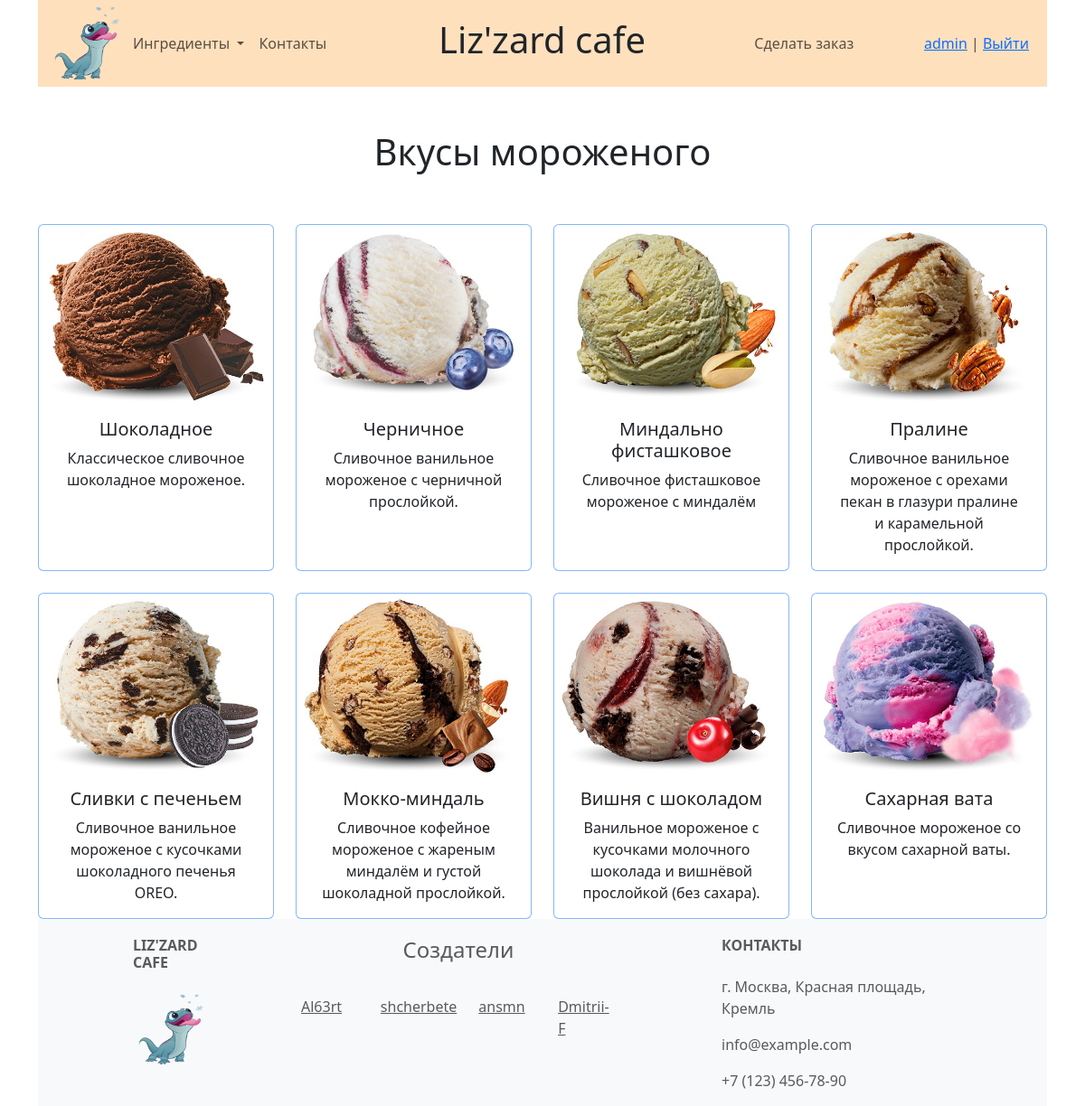
Page /ice_creams/ (signed in) on the committed database.
### icecream_bar/models.py (models this page shows, shortened)
class Flavor(models.Model):
    name = models.CharField(max_length=100)
    description = models.TextField()
    image = models.ImageField(upload_to='Flavor/', blank=True)
    price = models.PositiveIntegerField()

### icecream_bar/views.py (the view)
# urls.py: path('ice_creams/', views.IceCreamsListView.as_view(), name='ice_creams'),
class IceCreamsListView(ListView):
    model = Flavor
    template_name = 'icecream_bar/ice_creams_list.html'
    context_object_name = 'ice_creams_list'

### icecream_bar/templates/icecream_bar/ice_creams_list.html
{% extends 'base/base.html' %}
{% block content %}
    <div class="container text-center">
        <h1><br>Вкусы мороженого<br><br></h1>
        <div class="row row-cols-1 row-cols-md-4 g-4">
            {% for icecream in ice_creams_list %}
            <div class="col">
                <div class="card border-primary border-opacity-50 h-100 px-2 pt-1">
                  <img src="{{icecream.image.url}}" class="card-img-top">
                  <div class="card-body">
                    <h5 class="card-title">{{ icecream.name }}</h5>
                    <p class="card-text">{{ icecream.description }}</p>
                  </div>
                </div>
            </div>
            {% empty %}
            <p>Нет мороженого(.</p>
            {% endfor %}
        </div>
    </div>
{% endblock %}

### templates/base/nav.html (shortened to what this page needs)
<nav class="navbar navbar-expand-lg color-navbar">
  <div class="container-fluid">
    {% load static %}
    <div class="logo">
      <a href="/">
        <img src="{% static 'image/logo.png' %}" alt="Logo" class="navbar-logo-img">
      </a>
    </div>
    <div class="collapse navbar-collapse row" id="navbarNavDropdown">
        <div class="col-3">
          <ul class="navbar-nav">
            <li class="nav-item dropdown">
              <a class="nav-link dropdown-toggle" href="#" role="button" data-bs-toggle="dropdown" aria-expanded="false">
                Ингредиенты
              </a>
            <li class="nav-item">
              <a class="nav-link" href="/contacts/">Контакты</a>
            </li>
          </ul>
        </div>
        <div class="col-5 text-center">
          <h1><a href="/" class="text-decoration-none text-dark">Liz'zard cafe</a></h1>
        </div>
        <div class="col-2">
          <ul class="navbar-nav ms-auto mb-2 mb-lg-0">
            <li class="nav-item">
              <a class="nav-link" href="{% url 'icecream_bar:order_create' %}">Сделать заказ</a>
            </li>
          </ul>
        </div>
        <div class="col-2 d-flex justify-content-end">
          <ul class="navbar-nav ms-auto mb-2 mb-lg-0">
            <li class="nav-item">
            {% if user.is_authenticated %}
                <li class="nav-link">
                    <a href="{% url 'icecream_bar:profile' %}">{{user.username}}</a> |
                    <a href="{% url 'logout' %}">Выйти</a></li>
              {% else %}
                <li class="nav-link"><a href="{% url 'login' %}">Войти</a></li>
            {% endif %}
          </ul>
        </div>
    </div>
  </div>
</nav>

### icecream_bar/static/main.css (style rules this page uses)
.logo { background-size: 100%; width: 85px; height: 80px; }
.navbar-logo-img { width: 100%; height: 100%; object-fit: cover; }
.h-100 { height: 100%; }
.color-navbar { background-color: #ffe0bd; }

### rows in the picture
Flavor: image (picture), name "Шоколадное", description "Классическое сливочное шоколадное мороженое."
Flavor: image (picture), name "Черничное", description "Сливочное ванильное мороженое с черничной прослойкой."
Flavor: image (picture), name "Миндально фисташковое", description "Сливочное фисташковое мороженое с миндалём"
Flavor: image (picture), name "Пралине", description "Сливочное ванильное мороженое с орехами пекан в глазури пралине и карамельной прослойкой."
Flavor: image (picture), name "Сливки с печеньем", description "Сливочное ванильное мороженое с кусочками шоколадного печенья OREO."
Flavor: image (picture), name "Мокко-миндаль", description "Сливочное кофейное мороженое с жареным миндалём и густой шоколадной прослойкой."
Flavor: image (picture), name "Вишня с шоколадом", description "Ванильное мороженое с кусочками молочного шоколада и вишнёвой прослойкой (без сахара)."
Flavor: image (picture), name "Сахарная вата", description "Сливочное мороженое со вкусом сахарной ваты."

### other values in the picture
{{ user.username }} "admin"
